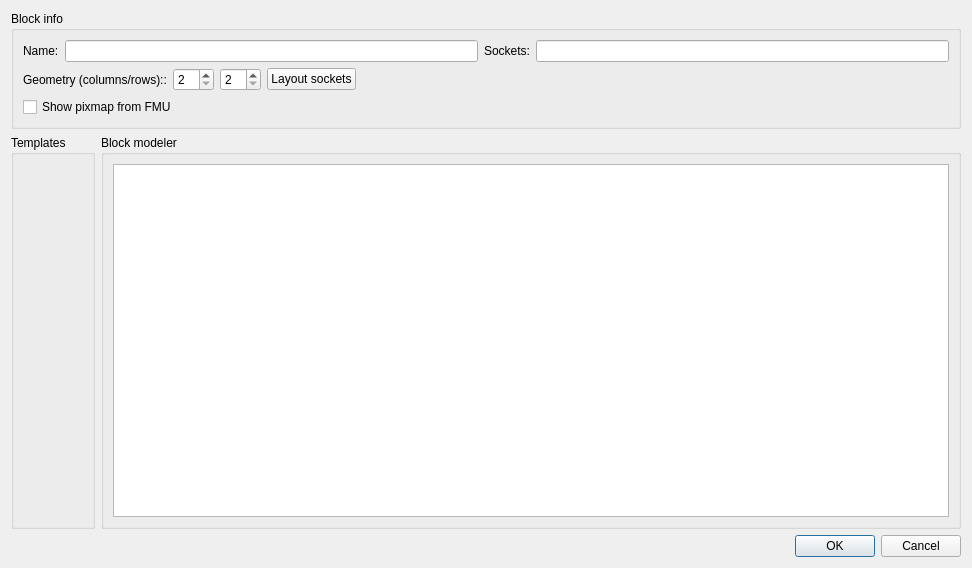
<?xml version="1.0" encoding="UTF-8"?>
<ui version="4.0">
 <class>MSIMBlockEditorDialog</class>
 <widget class="QDialog" name="MSIMBlockEditorDialog">
  <property name="geometry">
   <rect>
    <x>0</x>
    <y>0</y>
    <width>972</width>
    <height>568</height>
   </rect>
  </property>
  <property name="windowTitle">
   <string>Edit FMU block</string>
  </property>
  <layout class="QGridLayout" name="gridLayout">
   <item row="1" column="1">
    <widget class="QGroupBox" name="groupBox_3">
     <property name="title">
      <string>Block modeler</string>
     </property>
     <layout class="QVBoxLayout" name="verticalLayoutGraphicsView">
      <item>
       <widget class="BLOCKMOD::ZoomMeshGraphicsView" name="graphicsView"/>
      </item>
     </layout>
    </widget>
   </item>
   <item row="1" column="0">
    <widget class="QGroupBox" name="groupBox_2">
     <property name="title">
      <string>Templates</string>
     </property>
    </widget>
   </item>
   <item row="2" column="0" colspan="2">
    <widget class="QDialogButtonBox" name="buttonBox">
     <property name="standardButtons">
      <set>QDialogButtonBox::Cancel|QDialogButtonBox::Ok</set>
     </property>
    </widget>
   </item>
   <item row="0" column="0" colspan="2">
    <widget class="QGroupBox" name="groupBox">
     <property name="title">
      <string>Block info</string>
     </property>
     <layout class="QVBoxLayout" name="verticalLayout">
      <item>
       <layout class="QHBoxLayout" name="horizontalLayout_2">
        <item>
         <widget class="QLabel" name="label">
          <property name="text">
           <string>Name:</string>
          </property>
         </widget>
        </item>
        <item>
         <widget class="QLineEdit" name="lineEditName"/>
        </item>
        <item>
         <widget class="QLabel" name="label_2">
          <property name="text">
           <string>Sockets:</string>
          </property>
         </widget>
        </item>
        <item>
         <widget class="QLineEdit" name="lineEditSocketInfo"/>
        </item>
       </layout>
      </item>
      <item>
       <layout class="QHBoxLayout" name="horizontalLayout">
        <item>
         <widget class="QLabel" name="label_3">
          <property name="text">
           <string>Geometry (columns/rows)::</string>
          </property>
         </widget>
        </item>
        <item>
         <widget class="QSpinBox" name="spinBoxColumns">
          <property name="minimum">
           <number>2</number>
          </property>
         </widget>
        </item>
        <item>
         <widget class="QSpinBox" name="spinBoxRows">
          <property name="minimum">
           <number>2</number>
          </property>
         </widget>
        </item>
        <item>
         <widget class="QPushButton" name="pushButtonLayoutSockets">
          <property name="text">
           <string>Layout sockets</string>
          </property>
         </widget>
        </item>
        <item>
         <spacer name="horizontalSpacer">
          <property name="orientation">
           <enum>Qt::Horizontal</enum>
          </property>
          <property name="sizeHint" stdset="0">
           <size>
            <width>40</width>
            <height>20</height>
           </size>
          </property>
         </spacer>
        </item>
       </layout>
      </item>
      <item>
       <widget class="QCheckBox" name="checkBoxShowFMUPixmap">
        <property name="text">
         <string>Show pixmap from FMU</string>
        </property>
       </widget>
      </item>
     </layout>
    </widget>
   </item>
  </layout>
 </widget>
 <customwidgets>
  <customwidget>
   <class>BLOCKMOD::ZoomMeshGraphicsView</class>
   <extends>QGraphicsView</extends>
   <header location="global">BM_ZoomMeshGraphicsView.h</header>
  </customwidget>
 </customwidgets>
 <resources/>
 <connections>
  <connection>
   <sender>buttonBox</sender>
   <signal>rejected()</signal>
   <receiver>MSIMBlockEditorDialog</receiver>
   <slot>reject()</slot>
   <hints>
    <hint type="sourcelabel">
     <x>857</x>
     <y>553</y>
    </hint>
    <hint type="destinationlabel">
     <x>857</x>
     <y>604</y>
    </hint>
   </hints>
  </connection>
  <connection>
   <sender>buttonBox</sender>
   <signal>accepted()</signal>
   <receiver>MSIMBlockEditorDialog</receiver>
   <slot>accept()</slot>
   <hints>
    <hint type="sourcelabel">
     <x>927</x>
     <y>547</y>
    </hint>
    <hint type="destinationlabel">
     <x>929</x>
     <y>626</y>
    </hint>
   </hints>
  </connection>
 </connections>
</ui>
